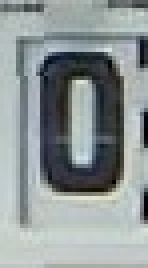
#> input picture bilder_original/0_20200814-015636_digit1.jpg, 37 x 67 px (shown 4 times larger); its folder holds 4 pictures in this run
$ jupyter execute x_Skalierung_Trainingsdaten.ipynb
#> lines starting #> are read from the running program, lines starting #| are printed output that depends on the picture
# Skalierung Trainingsdaten

Die Trainingsbilder für das neuronale Netz müssen alle die gleiche Größe haben, da der Eingangslayer eine feste Größe hat. Dieses Skript nimmt alle bilder im Ordner "Input_dir", skaliert diese auf die Zielgröße (targe_size_x/y) und gibt sie dann im Ausgabeverzeichnis aus. Letzeres wird vorher noch gelöscht.
Any other image converter can be used as well.

### Vorbereitung (Laden der Bibliotheken und Einstellungen)
Für die Bildbearbeitung und Dateioperationen werden drei Bibliotheken benötigt.
Input_dir / Output_dir = Verzeichnis für Quell- und Zieldaten
target_size_x/y = Zielgröße für die Skalierung

[cell 1]
import glob
import os
from PIL import Image

Input_dir = 'bilder_original'
Output_dir= 'bilder_resize'

target_size_x = 20
target_size_y = 32

### Löschen der Bilder im Zielverzeichnisses

[cell 2]
files = glob.glob(Output_dir + '/*.jpg')

i = 0
for f in files:
    os.remove(f)
    i=i+1

print("Es wurden " + str(i) + " Dateien gelöscht.")

### Umskalierung aller Bilder
Hier wird auch keine Glättung oder ähnliches bei der Skalierung sondern "Nearest" verwendet, da dies der Bildverarbeitung in den ESP32-Bibliotheken am nächsten ist.

[cell 3]
files = glob.glob(Input_dir + '/*.jpg')
for aktfile in files:
    print(aktfile)
    test_image = Image.open(aktfile)
#> test_image is the input picture: PIL image 37x67 RGB; mean R, G, B 141.5, 149.7, 150.1
    test_image = test_image.resize((target_size_x, target_size_y), Image.NEAREST)
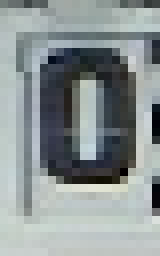
#> test_image: PIL image 20x32 RGB (shown 8 times larger); mean R, G, B 139.2, 147.5, 148
    base=os.path.basename(aktfile)
    save_name = Output_dir + '/' + base
    test_image.save(save_name, "JPEG")
#> pass 2 of the loop `for aktfile in files:`:
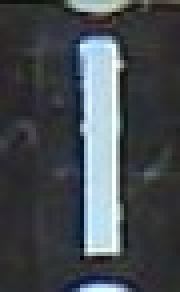
#> input picture bilder_original/1.0_dig3_20211011-141456.jpg, 45 x 73 px (shown 4 times larger)
#> test_image is the input picture: PIL image 45x73 RGB; mean R, G, B 70.1, 75.7, 80.5
#> `test_image = test_image.resize((target_size_x, target_size_y), Image.N..`:
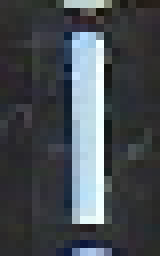
#> test_image: PIL image 20x32 RGB (shown 8 times larger); mean R, G, B 70, 75.5, 80.5
#> pass 3 of the loop `for aktfile in files:`:
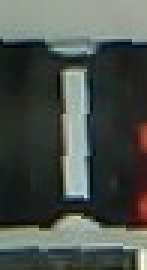
#> input picture bilder_original/1_1_black.jpg, 49 x 90 px (shown 3 times larger)
#> test_image is the input picture: PIL image 49x90 RGB; mean R, G, B 75, 81.5, 76
#> `test_image = test_image.resize((target_size_x, target_size_y), Image.N..`:
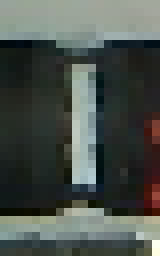
#> test_image: PIL image 20x32 RGB (shown 8 times larger); mean R, G, B 75, 81.7, 76.2
#> the loop made 4 passes; the first 3 are shown
